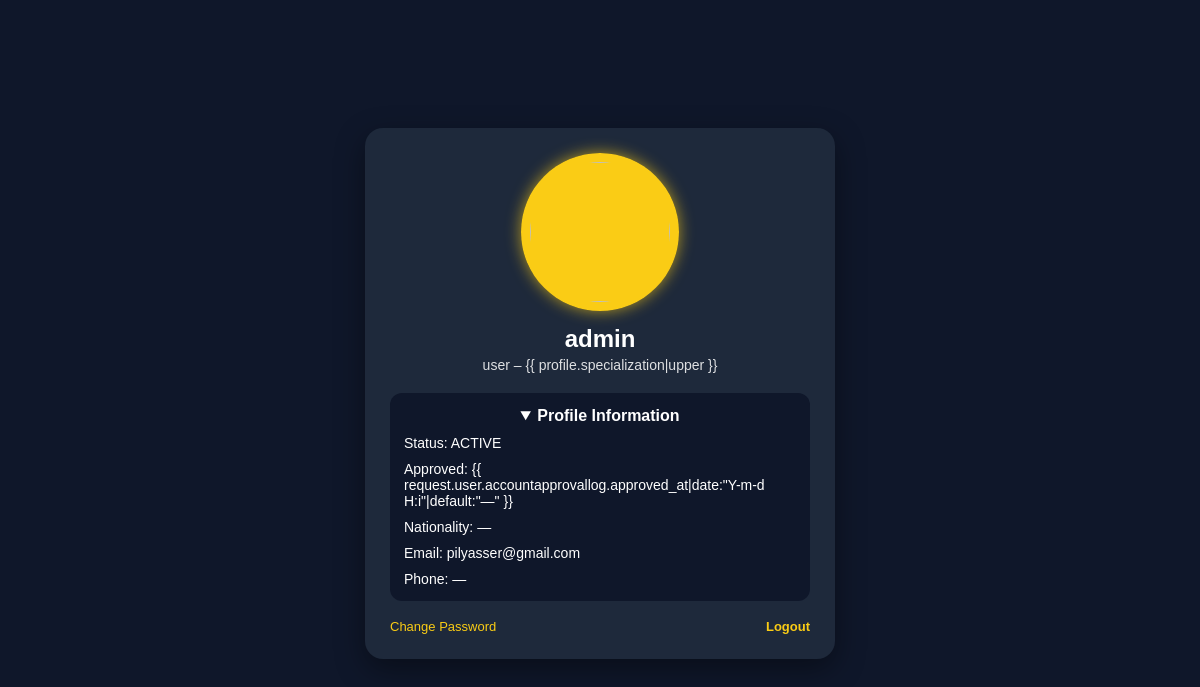
Screenshot of /api/profile/ (signed in) with the database file from the repository.
### accounts/models.py (models this page shows, shortened)
class User(AbstractUser):
    SYSTEM_ROLE_CHOICES = [
    ("admin", "Admin"),
    ("management", "Management"),
    ("staff", "Staff"),
    ("instructor", "Instructor"),
    ("student pilot", "Student Pilot"),
]
    system_role = models.CharField(
        max_length=20,
        choices=SYSTEM_ROLE_CHOICES,
        default="student",
    )
    is_approved = models.BooleanField(default=False)
    status = models.CharField(
        max_length=10,
        choices=[("active", "Active"), ("suspended", "Suspended")],
        default="active"
    )

class Profile(models.Model):
    user = models.OneToOneField(settings.AUTH_USER_MODEL, on_delete=models.CASCADE)
    image = models.ImageField(upload_to="profiles/", blank=True, null=True)
    phone = models.CharField(max_length=20, blank=True)
    nationality = models.CharField(max_length=50, blank=True)
    specialization = models.CharField(max_length=50, blank=True)
    student_number = models.CharField(max_length=10, blank=True, null=True, unique=True)

### accounts/views.py (the view)
# urls.py: path('profile/', profile_view, name='profile'),
@login_required
def profile_view(request):
    profile, _ = Profile.objects.get_or_create(user=request.user)
    edit_mode = request.GET.get("edit") == "1"
    if request.method == "POST":
        profile_form = ProfileForm(request.POST, request.FILES, instance=profile)
        email_form = EmailForm(request.POST, instance=request.user)
        if profile_form.is_valid() and email_form.is_valid():
            profile_form.save()
            email_form.save()
            return redirect("accounts:profile")
    else:
        profile_form = ProfileForm(instance=profile)
        email_form = EmailForm(instance=request.user)
    return render(request, "accounts/profile.html", {
        "profile": profile,
        "profile_form": profile_form,
        "email_form": email_form,
        "edit_mode": edit_mode,
    })

### accounts/templates/accounts/profile.html (shortened to what this page needs)
{% load static %}
<!DOCTYPE html>
<html>
  <head>
  </head>
  <body>
    <div class="card">
      <form method="POST" enctype="multipart/form-data">
        <div class="avatar-wrapper">
          <div class="avatar-ring">
            <label class="avatar">
              {% if profile.image %}
              <img src="{{ profile.image.url }}" />
              {% else %}
              <img src="{% static 'default-avatar.png' %}" />
              {% endif %}
            </label>
          </div>
        </div>
      </form>
      <h2>{{ request.user.get_full_name|default:request.user.username }}</h2>
      <div class="subtitle">
        {{ request.user.get_system_role_display }} – {{
        profile.specialization|upper }}
      </div>
      <details open>
        <summary>Profile Information</summary>
        <div class="row">Status: {{ request.user.status|upper }}</div>
        <div class="row">
          Approved: {{ request.user.accountapprovallog.approved_at|date:"Y-m-d
          H:i"|default:"—" }}
        </div>
        <div class="row">
          Nationality: {{ profile.nationality|default:"—" }}
        </div>
        <div class="row">Email: {{ request.user.email }}</div>
        <div class="row">Phone: {{ profile.phone|default:"—" }}</div>
      </details>
      <div class="actions">
        <a href="{% url 'password_change' %}">Change Password</a>
        <a href="{% url 'accounts:logout' %}" class="logout">Logout</a>
      </div>
    </div>
  </body>
</html>

### accounts/templates/accounts/profile.html (style rules this page uses)
body { background: #0f172a; color: white; font-family: Arial; display: flex; justify-content: center; padding-top: 120px; }
.card { width: 420px; background: #1e293b; border-radius: 18px; padding: 25px; box-shadow: 0 10px 30px rgba(0, 0, 0, 0.4); text-align: center; }
.avatar-wrapper { display: flex; justify-content: center; margin-bottom: 10px; position: relative; }
.avatar-ring { width: 150px; height: 150px; border-radius: 50%; padding: 4px; background: linear-gradient(145deg, #facc15, #facc15); box-shadow: 0 0 15px #facc15aa; display: flex; align-items: center; justify-content: center; }
.avatar { width: 140px; height: 140px; border-radius: 50%; overflow: hidden; position: relative; cursor: pointer; }
.avatar img { width: 100%; height: 100%; object-fit: cover; border-radius: 50%; }
h2 { margin: 14px 0 4px; }
.subtitle { font-size: 14px; opacity: 0.85; }
details { margin-top: 20px; background: #0f172a; padding: 14px; border-radius: 12px; text-align: left; }
summary { cursor: pointer; font-weight: bold; text-align: center; }
.row { margin-top: 10px; font-size: 14px; }
.actions { display: flex; justify-content: space-between; margin-top: 18px; font-size: 13px; }
.actions a { text-decoration: none; color: #facc15; }
.logout { color: #ef4444; font-weight: bold; }

### rows the page displays
User: user.get_full_name "admin", user.system_role "user", user.status "ACTIVE", user.email "pilyasser@gmail.com"
Profile: nationality "—", phone "—"
